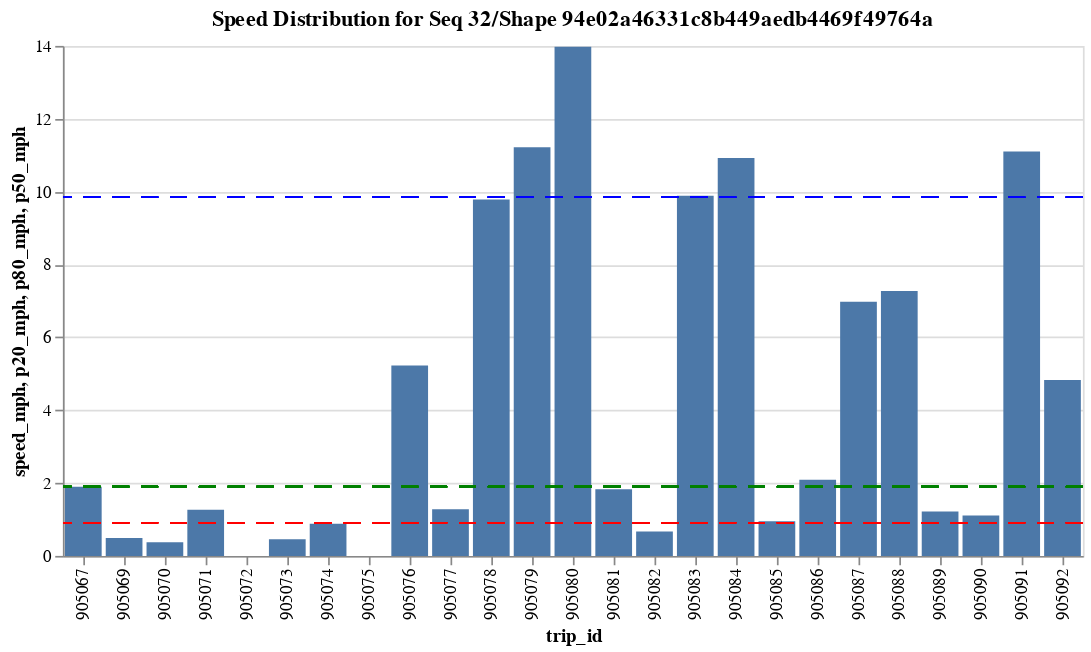

This figure's notebook cell:
### Code cell
display_speeds(shape_array3, stop_seq3)

### Figure 1 — Vega-Lite specification as saved in the notebook (floating-point values rounded to 4 significant figures)
{"config": {"view": {"continuousWidth": 400, "continuousHeight": 300}}, "layer": [{"mark": "bar", "encoding": {"x": {"field": "trip_id", "type": "nominal"}, "y": {"field": "speed_mph", "type": "quantitative"}}, "selection": {"selector002": {"type": "interval", "bind": "scales", "encodings": ["x", "y"]}}, "title": "Speed Distribution for Seq 32/Shape 94e02a46331c8b449aedb4469f49764a"}, {"mark": {"type": "rule", "color": "red", "strokeDash": [10, 7]}, "encoding": {"y": {"field": "p20_mph", "type": "quantitative"}}}, {"mark": {"type": "rule", "color": "blue", "strokeDash": [10, 7]}, "encoding": {"y": {"field": "p80_mph", "type": "quantitative"}}}, {"mark": {"type": "rule", "color": "green", "strokeDash": [10, 7]}, "encoding": {"y": {"field": "p50_mph", "type": "quantitative"}}}], "data": {"name": "data-c01bb4bae2f685df08e21abaa6ddfeea"}, "height": 300, "width": 600, "$schema": "https://vega.github.io/schema/vega-lite/v4.17.0.json", "datasets": {"data-c01bb4bae2f685df08e21abaa6ddfeea": [{"shape_array_key": "94e02a46331c8b449aedb4469f49764a", "stop_sequence": 32, "gtfs_dataset_key": "6c2d7daaf979779fa2089c6395baf98b", "_gtfs_dataset_name": "Big Blue Bus VehiclePositions", "trip_id": "905072", "min_time": "2023-07-12T16:21:21", "min_dist": 571.0, "max_time": "2023-07-12T16:21:21", "max_dist": 571.0, "meters_elapsed": 0.0, "sec_elapsed": 0.0, "speed_mph": 0.0, "stop_id": "1648", "loop_or_inlining": 0, "p50_mph": 1.9, "n_trips": 23, "p20_mph": 0.91, "p80_mph": 9.85, "time_of_day": "all_day"}, {"shape_array_key": "94e02a46331c8b449aedb4469f49764a", "stop_sequence": 32, "gtfs_dataset_key": "6c2d7daaf979779fa2089c6395baf98b", "_gtfs_dataset_name": "Big Blue Bus VehiclePositions", "trip_id": "905074", "min_time": "2023-07-12T15:23:51", "min_dist": 70.0, "max_time": "2023-07-12T15:45:19", "max_dist": 576.7, "meters_elapsed": 506.7, "sec_elapsed": 1288.0, "speed_mph": 0.8801, "stop_id": "1648", "loop_or_inlining": 0, "p50_mph": 1.9, "n_trips": 23, "p20_mph": 0.91, "p80_mph": 9.85, "time_of_day": "all_day"}, {"shape_array_key": "94e02a46331c8b449aedb4469f49764a", "stop_sequence": 32, "gtfs_dataset_key": "6c2d7daaf979779fa2089c6395baf98b", "_gtfs_dataset_name": "Big Blue Bus VehiclePositions", "trip_id": "905079", "min_time": "2023-07-12T13:11:31", "min_dist": 88.57, "max_time": "2023-07-12T13:12:16", "max_dist": 314.3, "meters_elapsed": 225.7, "sec_elapsed": 45.0, "speed_mph": 11.22, "stop_id": "1648", "loop_or_inlining": 0, "p50_mph": 1.9, "n_trips": 23, "p20_mph": 0.91, "p80_mph": 9.85, "time_of_day": "all_day"}, {"shape_array_key": "94e02a46331c8b449aedb4469f49764a", "stop_sequence": 32, "gtfs_dataset_key": "6c2d7daaf979779fa2089c6395baf98b", "_gtfs_dataset_name": "Big Blue Bus VehiclePositions", "trip_id": "905090", "min_time": "2023-07-12T08:33:09", "min_dist": 94.5, "max_time": "2023-07-12T08:49:26", "max_dist": 578.6, "meters_elapsed": 484.1, "sec_elapsed": 977.0, "speed_mph": 1.108, "stop_id": "1648", "loop_or_inlining": 0, "p50_mph": 1.9, "n_trips": 23, "p20_mph": 0.91, "p80_mph": 9.85, "time_of_day": "all_day"}, {"shape_array_key": "94e02a46331c8b449aedb4469f49764a", "stop_sequence": 32, "gtfs_dataset_key": "6c2d7daaf979779fa2089c6395baf98b", "_gtfs_dataset_name": "Big Blue Bus VehiclePositions", "trip_id": "905075", "min_time": "2023-07-12T14:58:59", "min_dist": 452.4, "max_time": "2023-07-12T14:58:59", "max_dist": 452.4, "meters_elapsed": 0.0, "sec_elapsed": 0.0, "speed_mph": 0.0, "stop_id": "1648", "loop_or_inlining": 0, "p50_mph": 1.9, "n_trips": 23, "p20_mph": 0.91, "p80_mph": 9.85, "time_of_day": "all_day"}, {"shape_array_key": "94e02a46331c8b449aedb4469f49764a", "stop_sequence": 32, "gtfs_dataset_key": "6c2d7daaf979779fa2089c6395baf98b", "_gtfs_dataset_name": "Big Blue Bus VehiclePositions", "trip_id": "905067", "min_time": "2023-07-12T18:59:27", "min_dist": 430.1, "max_time": "2023-07-12T19:00:12", "max_dist": 468.3, "meters_elapsed": 38.17, "sec_elapsed": 45.0, "speed_mph": 1.897, "stop_id": "1648", "loop_or_inlining": 0, "p50_mph": 1.9, "n_trips": 23, "p20_mph": 0.91, "p80_mph": 9.85, "time_of_day": "all_day"}, {"shape_array_key": "94e02a46331c8b449aedb4469f49764a", "stop_sequence": 32, "gtfs_dataset_key": "6c2d7daaf979779fa2089c6395baf98b", "_gtfs_dataset_name": "Big Blue Bus VehiclePositions", "trip_id": "905069", "min_time": "2023-07-12T18:03:58", "min_dist": 328.5, "max_time": "2023-07-12T18:23:12", "max_dist": 583.7, "meters_elapsed": 255.2, "sec_elapsed": 1154.0, "speed_mph": 0.4947, "stop_id": "1648", "loop_or_inlining": 0, "p50_mph": 1.9, "n_trips": 23, "p20_mph": 0.91, "p80_mph": 9.85, "time_of_day": "all_day"}, {"shape_array_key": "94e02a46331c8b449aedb4469f49764a", "stop_sequence": 32, "gtfs_dataset_key": "6c2d7daaf979779fa2089c6395baf98b", "_gtfs_dataset_name": "Big Blue Bus VehiclePositions", "trip_id": "905083", "min_time": "2023-07-12T11:30:31", "min_dist": 249.3, "max_time": "2023-07-12T11:31:13", "max_dist": 434.9, "meters_elapsed": 185.6, "sec_elapsed": 42.0, "speed_mph": 9.886, "stop_id": "1648", "loop_or_inlining": 0, "p50_mph": 1.9, "n_trips": 23, "p20_mph": 0.91, "p80_mph": 9.85, "time_of_day": "all_day"}, {"shape_array_key": "94e02a46331c8b449aedb4469f49764a", "stop_sequence": 32, "gtfs_dataset_key": "6c2d7daaf979779fa2089c6395baf98b", "_gtfs_dataset_name": "Big Blue Bus VehiclePositions", "trip_id": "905088", "min_time": "2023-07-12T09:26:51", "min_dist": 192.1, "max_time": "2023-07-12T09:28:20", "max_dist": 481.4, "meters_elapsed": 289.3, "sec_elapsed": 89.0, "speed_mph": 7.271, "stop_id": "1648", "loop_or_inlining": 0, "p50_mph": 1.9, "n_trips": 23, "p20_mph": 0.91, "p80_mph": 9.85, "time_of_day": "all_day"}, {"shape_array_key": "94e02a46331c8b449aedb4469f49764a", "stop_sequence": 32, "gtfs_dataset_key": "6c2d7daaf979779fa2089c6395baf98b", "_gtfs_dataset_name": "Big Blue Bus VehiclePositions", "trip_id": "905092", "min_time": "2023-07-12T07:43:06", "min_dist": 267.4, "max_time": "2023-07-12T07:44:35", "max_dist": 459.5, "meters_elapsed": 192.1, "sec_elapsed": 89.0, "speed_mph": 4.829, "stop_id": "1648", "loop_or_inlining": 0, "p50_mph": 1.9, "n_trips": 23, "p20_mph": 0.91, "p80_mph": 9.85, "time_of_day": "all_day"}, {"shape_array_key": "94e02a46331c8b449aedb4469f49764a", "stop_sequence": 32, "gtfs_dataset_key": "6c2d7daaf979779fa2089c6395baf98b", "_gtfs_dataset_name": "Big Blue Bus VehiclePositions", "trip_id": "905081", "min_time": "2023-07-12T12:21:48", "min_dist": 103.6, "max_time": "2023-07-12T12:31:34", "max_dist": 582.7, "meters_elapsed": 479.2, "sec_elapsed": 586.0, "speed_mph": 1.829, "stop_id": "1648", "loop_or_inlining": 0, "p50_mph": 1.9, "n_trips": 23, "p20_mph": 0.91, "p80_mph": 9.85, "time_of_day": "all_day"}, {"shape_array_key": "94e02a46331c8b449aedb4469f49764a", "stop_sequence": 32, "gtfs_dataset_key": "6c2d7daaf979779fa2089c6395baf98b", "_gtfs_dataset_name": "Big Blue Bus VehiclePositions", "trip_id": "905085", "min_time": "2023-07-12T10:38:39", "min_dist": 149.3, "max_time": "2023-07-12T10:55:40", "max_dist": 583.7, "meters_elapsed": 434.4, "sec_elapsed": 1021.0, "speed_mph": 0.9519, "stop_id": "1648", "loop_or_inlining": 0, "p50_mph": 1.9, "n_trips": 23, "p20_mph": 0.91, "p80_mph": 9.85, "time_of_day": "all_day"}, {"shape_array_key": "94e02a46331c8b449aedb4469f49764a", "stop_sequence": 32, "gtfs_dataset_key": "6c2d7daaf979779fa2089c6395baf98b", "_gtfs_dataset_name": "Big Blue Bus VehiclePositions", "trip_id": "905089", "min_time": "2023-07-12T08:59:22", "min_dist": 102.4, "max_time": "2023-07-12T09:14:01", "max_dist": 582.3, "meters_elapsed": 480.0, "sec_elapsed": 879.0, "speed_mph": 1.221, "stop_id": "1648", "loop_or_inlining": 0, "p50_mph": 1.9, "n_trips": 23, "p20_mph": 0.91, "p80_mph": 9.85, "time_of_day": "all_day"}, {"shape_array_key": "94e02a46331c8b449aedb4469f49764a", "stop_sequence": 32, "gtfs_dataset_key": "6c2d7daaf979779fa2089c6395baf98b", "_gtfs_dataset_name": "Big Blue Bus VehiclePositions", "trip_id": "905086", "min_time": "2023-07-12T10:18:10", "min_dist": 28.26, "max_time": "2023-07-12T10:27:58", "max_dist": 578.3, "meters_elapsed": 550.0, "sec_elapsed": 588.0, "speed_mph": 2.092, "stop_id": "1648", "loop_or_inlining": 0, "p50_mph": 1.9, "n_trips": 23, "p20_mph": 0.91, "p80_mph": 9.85, "time_of_day": "all_day"}, {"shape_array_key": "94e02a46331c8b449aedb4469f49764a", "stop_sequence": 32, "gtfs_dataset_key": "6c2d7daaf979779fa2089c6395baf98b", "_gtfs_dataset_name": "Big Blue Bus VehiclePositions", "trip_id": "905076", "min_time": "2023-07-12T14:25:17", "min_dist": 0.0, "max_time": "2023-07-12T14:26:46", "max_dist": 207.9, "meters_elapsed": 207.9, "sec_elapsed": 89.0, "speed_mph": 5.225, "stop_id": "1648", "loop_or_inlining": 0, "p50_mph": 1.9, "n_trips": 23, "p20_mph": 0.91, "p80_mph": 9.85, "time_of_day": "all_day"}, {"shape_array_key": "94e02a46331c8b449aedb4469f49764a", "stop_sequence": 32, "gtfs_dataset_key": "6c2d7daaf979779fa2089c6395baf98b", "_gtfs_dataset_name": "Big Blue Bus VehiclePositions", "trip_id": "905087", "min_time": "2023-07-12T09:47:58", "min_dist": 83.85, "max_time": "2023-07-12T09:49:27", "max_dist": 361.4, "meters_elapsed": 277.5, "sec_elapsed": 89.0, "speed_mph": 6.975, "stop_id": "1648", "loop_or_inlining": 0, "p50_mph": 1.9, "n_trips": 23, "p20_mph": 0.91, "p80_mph": 9.85, "time_of_day": "all_day"}, {"shape_array_key": "94e02a46331c8b449aedb4469f49764a", "stop_sequence": 32, "gtfs_dataset_key": "6c2d7daaf979779fa2089c6395baf98b", "_gtfs_dataset_name": "Big Blue Bus VehiclePositions", "trip_id": "905091", "min_time": "2023-07-12T08:05:23", "min_dist": 0.0, "max_time": "2023-07-12T08:06:58", "max_dist": 471.4, "meters_elapsed": 471.4, "sec_elapsed": 95.0, "speed_mph": 11.1, "stop_id": "1648", "loop_or_inlining": 0, "p50_mph": 1.9, "n_trips": 23, "p20_mph": 0.91, "p80_mph": 9.85, "time_of_day": "all_day"}, {"shape_array_key": "94e02a46331c8b449aedb4469f49764a", "stop_sequence": 32, "gtfs_dataset_key": "6c2d7daaf979779fa2089c6395baf98b", "_gtfs_dataset_name": "Big Blue Bus VehiclePositions", "trip_id": "905070", "min_time": "2023-07-12T17:28:31", "min_dist": 352.4, "max_time": "2023-07-12T17:51:28", "max_dist": 582.0, "meters_elapsed": 229.7, "sec_elapsed": 1377.0, "speed_mph": 0.3732, "stop_id": "1648", "loop_or_inlining": 0, "p50_mph": 1.9, "n_trips": 23, "p20_mph": 0.91, "p80_mph": 9.85, "time_of_day": "all_day"}, {"shape_array_key": "94e02a46331c8b449aedb4469f49764a", "stop_sequence": 32, "gtfs_dataset_key": "6c2d7daaf979779fa2089c6395baf98b", "_gtfs_dataset_name": "Big Blue Bus VehiclePositions", "trip_id": "905078", "min_time": "2023-07-12T13:34:43", "min_dist": 38.51, "max_time": "2023-07-12T13:36:12", "max_dist": 427.9, "meters_elapsed": 389.3, "sec_elapsed": 89.0, "speed_mph": 9.786, "stop_id": "1648", "loop_or_inlining": 0, "p50_mph": 1.9, "n_trips": 23, "p20_mph": 0.91, "p80_mph": 9.85, "time_of_day": "all_day"}, {"shape_array_key": "94e02a46331c8b449aedb4469f49764a", "stop_sequence": 32, "gtfs_dataset_key": "6c2d7daaf979779fa2089c6395baf98b", "_gtfs_dataset_name": "Big Blue Bus VehiclePositions", "trip_id": "905073", "min_time": "2023-07-12T15:52:45", "min_dist": 306.1, "max_time": "2023-07-12T16:15:08", "max_dist": 580.9, "meters_elapsed": 274.7, "sec_elapsed": 1343.0, "speed_mph": 0.4576, "stop_id": "1648", "loop_or_inlining": 0, "p50_mph": 1.9, "n_trips": 23, "p20_mph": 0.91, "p80_mph": 9.85, "time_of_day": "all_day"}, {"shape_array_key": "94e02a46331c8b449aedb4469f49764a", "stop_sequence": 32, "gtfs_dataset_key": "6c2d7daaf979779fa2089c6395baf98b", "_gtfs_dataset_name": "Big Blue Bus VehiclePositions", "trip_id": "905077", "min_time": "2023-07-12T14:02:28", "min_dist": 100.8, "max_time": "2023-07-12T14:16:32", "max_dist": 583.7, "meters_elapsed": 482.9, "sec_elapsed": 844.0, "speed_mph": 1.28, "stop_id": "1648", "loop_or_inlining": 0, "p50_mph": 1.9, "n_trips": 23, "p20_mph": 0.91, "p80_mph": 9.85, "time_of_day": "all_day"}, {"shape_array_key": "94e02a46331c8b449aedb4469f49764a", "stop_sequence": 32, "gtfs_dataset_key": "6c2d7daaf979779fa2089c6395baf98b", "_gtfs_dataset_name": "Big Blue Bus VehiclePositions", "trip_id": "905084", "min_time": "2023-07-12T11:15:31", "min_dist": 103.6, "max_time": "2023-07-12T11:16:16", "max_dist": 323.3, "meters_elapsed": 219.7, "sec_elapsed": 45.0, "speed_mph": 10.92, "stop_id": "1648", "loop_or_inlining": 0, "p50_mph": 1.9, "n_trips": 23, "p20_mph": 0.91, "p80_mph": 9.85, "time_of_day": "all_day"}, {"shape_array_key": "94e02a46331c8b449aedb4469f49764a", "stop_sequence": 32, "gtfs_dataset_key": "6c2d7daaf979779fa2089c6395baf98b", "_gtfs_dataset_name": "Big Blue Bus VehiclePositions", "trip_id": "905082", "min_time": "2023-07-12T12:00:37", "min_dist": 298.3, "max_time": "2023-07-12T12:16:10", "max_dist": 578.8, "meters_elapsed": 280.5, "sec_elapsed": 933.0, "speed_mph": 0.6725, "stop_id": "1648", "loop_or_inlining": 0, "p50_mph": 1.9, "n_trips": 23, "p20_mph": 0.91, "p80_mph": 9.85, "time_of_day": "all_day"}, {"shape_array_key": "94e02a46331c8b449aedb4469f49764a", "stop_sequence": 32, "gtfs_dataset_key": "6c2d7daaf979779fa2089c6395baf98b", "_gtfs_dataset_name": "Big Blue Bus VehiclePositions", "trip_id": "905080", "min_time": "2023-07-12T12:47:23", "min_dist": 0.0, "max_time": "2023-07-12T12:48:13", "max_dist": 312.3, "meters_elapsed": 312.3, "sec_elapsed": 50.0, "speed_mph": 13.97, "stop_id": "1648", "loop_or_inlining": 0, "p50_mph": 1.9, "n_trips": 23, "p20_mph": 0.91, "p80_mph": 9.85, "time_of_day": "all_day"}, {"shape_array_key": "94e02a46331c8b449aedb4469f49764a", "stop_sequence": 32, "gtfs_dataset_key": "6c2d7daaf979779fa2089c6395baf98b", "_gtfs_dataset_name": "Big Blue Bus VehiclePositions", "trip_id": "905071", "min_time": "2023-07-12T16:56:57", "min_dist": 0.0, "max_time": "2023-07-12T17:13:59", "max_dist": 578.0, "meters_elapsed": 578.0, "sec_elapsed": 1022.0, "speed_mph": 1.265, "stop_id": "1648", "loop_or_inlining": 0, "p50_mph": 1.9, "n_trips": 23, "p20_mph": 0.91, "p80_mph": 9.85, "time_of_day": "all_day"}]}}
